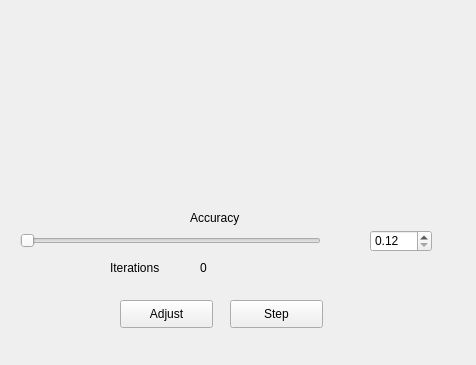
<?xml version="1.0" encoding="UTF-8"?>
<ui version="4.0">
 <class>MainWindow</class>
 <widget class="QMainWindow" name="MainWindow">
  <property name="geometry">
   <rect>
    <x>0</x>
    <y>0</y>
    <width>476</width>
    <height>365</height>
   </rect>
  </property>
  <property name="windowTitle">
   <string>MainWindow</string>
  </property>
  <widget class="QWidget" name="centralWidget">
   <widget class="QCustomPlot" name="Graph" native="true">
    <property name="geometry">
     <rect>
      <x>30</x>
      <y>10</y>
      <width>421</width>
      <height>181</height>
     </rect>
    </property>
   </widget>
   <widget class="QSlider" name="Accuracy">
    <property name="geometry">
     <rect>
      <x>20</x>
      <y>230</y>
      <width>301</width>
      <height>22</height>
     </rect>
    </property>
    <property name="minimum">
     <number>12</number>
    </property>
    <property name="maximum">
     <number>100</number>
    </property>
    <property name="sliderPosition">
     <number>12</number>
    </property>
    <property name="orientation">
     <enum>Qt::Horizontal</enum>
    </property>
   </widget>
   <widget class="QLabel" name="label">
    <property name="geometry">
     <rect>
      <x>190</x>
      <y>210</y>
      <width>91</width>
      <height>16</height>
     </rect>
    </property>
    <property name="text">
     <string>Accuracy</string>
    </property>
   </widget>
   <widget class="QDoubleSpinBox" name="dBox">
    <property name="geometry">
     <rect>
      <x>370</x>
      <y>230</y>
      <width>62</width>
      <height>22</height>
     </rect>
    </property>
    <property name="minimum">
     <double>0.120000000000000</double>
    </property>
    <property name="maximum">
     <double>1.000000000000000</double>
    </property>
   </widget>
   <widget class="QPushButton" name="bCycle">
    <property name="geometry">
     <rect>
      <x>120</x>
      <y>300</y>
      <width>93</width>
      <height>28</height>
     </rect>
    </property>
    <property name="text">
     <string>Adjust</string>
    </property>
   </widget>
   <widget class="QPushButton" name="pushButton_2">
    <property name="geometry">
     <rect>
      <x>230</x>
      <y>300</y>
      <width>93</width>
      <height>28</height>
     </rect>
    </property>
    <property name="text">
     <string>Step</string>
    </property>
   </widget>
   <widget class="QLabel" name="label_2">
    <property name="geometry">
     <rect>
      <x>110</x>
      <y>260</y>
      <width>71</width>
      <height>16</height>
     </rect>
    </property>
    <property name="text">
     <string>Iterations</string>
    </property>
   </widget>
   <widget class="QLabel" name="LIterations">
    <property name="geometry">
     <rect>
      <x>200</x>
      <y>260</y>
      <width>55</width>
      <height>16</height>
     </rect>
    </property>
    <property name="text">
     <string>0</string>
    </property>
   </widget>
  </widget>
 </widget>
 <layoutdefault spacing="6" margin="11"/>
 <customwidgets>
  <customwidget>
   <class>QCustomPlot</class>
   <extends>QWidget</extends>
   <header>qcustomplot.h</header>
   <container>1</container>
  </customwidget>
 </customwidgets>
 <resources/>
 <connections/>
</ui>
